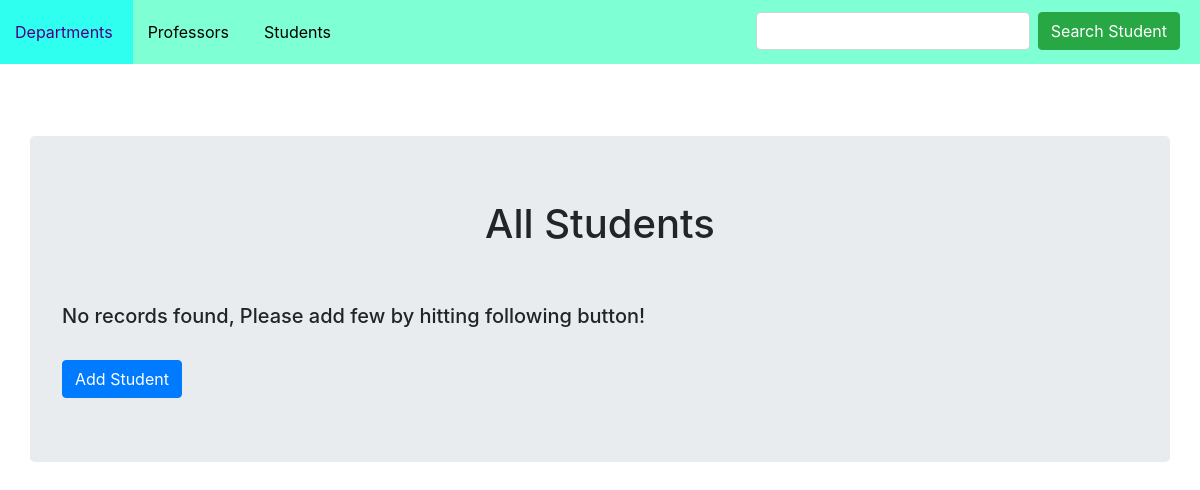
The app's page /stud/retrive/, older data.
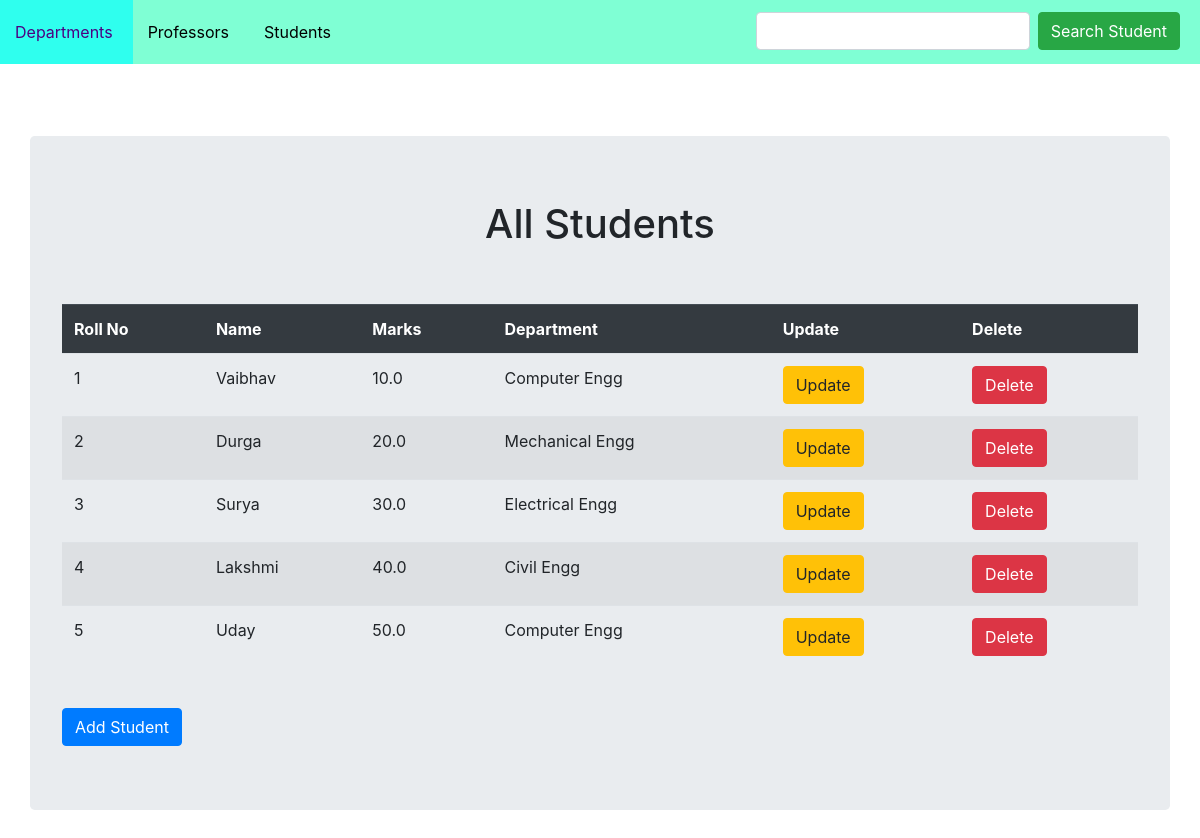
The same page, newer data.
### StudentApp/models.py (models this page shows, shortened)
class Student(models.Model):
    dept = models.ForeignKey(Dept,on_delete=models.CASCADE)
    rn = models.IntegerField(unique=True)
    name = models.CharField(max_length=32)
    marks = models.FloatField()

### CollegeApp/models.py (models this page shows)
class Dept(models.Model):
    name = models.CharField(max_length=32)
    intake = models.IntegerField()
    def __str__(self) -> str:
        return f"{self.name}"

### StudentApp/views.py (the view)
# urls.py: path('retrive/',StudentListView.as_view(),name='retrive_stud'),
class StudentListView(ListView):
    model = Student

### templates/StudentApp/student_list.html (shortened to what this page needs)
{% extends 'layout.html' %}
{% block search %}
    <div style="margin-right: 20px;" class="form-inline my-2 my-lg-0">
        <form action="{% url 'search_stud' %}" class="form-inline my-2 my-lg-0">
            <input type="text" name="stud_name" class="form-control mr-sm-2" autocomplete="off">
            <input type="submit" value="Search Student" class="btn btn-success my-2 my-sm-0">
        </form>
    </div>
{% endblock %}
{% block content %}
    <div class="container jumbotron">
    <h1 style="text-align: center;">All Students</h1>
    <br><br>
        {% if object_list %}
            <table class="table table-striped table-hover">
                <tr class="thead-dark">
                    <th>Roll No</th>
                    <th>Name</th>
                    <th>Marks</th>
                    <th>Department</th>
                    <th>Update</th>
                    <th>Delete</th>
                </tr>
                {% for stud in object_list %}
                    <tr>
                        <td>{{stud.rn}}</td>
                        <td>{{stud.name}}</td>
                        <td>{{stud.marks}}</td>
                        <td>{{stud.dept}}</td>
                        <td><a href="{% url 'update_stud' stud.id %}"><button class="btn btn-warning">Update</button></a></td>
                        <td><a href="{% url 'delete_stud' stud.id %}"><button class="btn btn-danger">Delete</button></a></td>
                    </tr>
                {% endfor %}
            </table>
            <br>
            <div class="row">
                <div class="col-6">
                    <a href="{% url 'create_stud' %}">
                        <button class="btn btn-primary">
                            Add Student
                        </button>
                    </a>
                </div>
                <div class="col-6">
                </div>
            </div>
        {% else %}
                <h5>No records found, Please add few by hitting following button!</h5>
                <br>
                <a href="{% url 'create_stud' %}">
                    <button class="btn btn-primary">
                        Add Student
                    </button>
                </a>
        {% endif %}
    </div>
{% endblock %}

Row changes from the older to the newer data that the page shows:
added Student: rn "1", name "Vaibhav", marks "10.0", dept "Computer Engg"
added Student: rn "2", name "Durga", marks "20.0", dept "Mechanical Engg"
added Student: rn "3", name "Surya", marks "30.0", dept "Electrical Engg"
added Student: rn "4", name "Lakshmi", marks "40.0", dept "Civil Engg"
added Student: rn "5", name "Uday", marks "50.0", dept "Computer Engg"
Text that changed along with them:
text no longer shown: "No records found, Please add few by hitting following button!"
text now shown: "Roll No Name Marks Department Update Delete"
